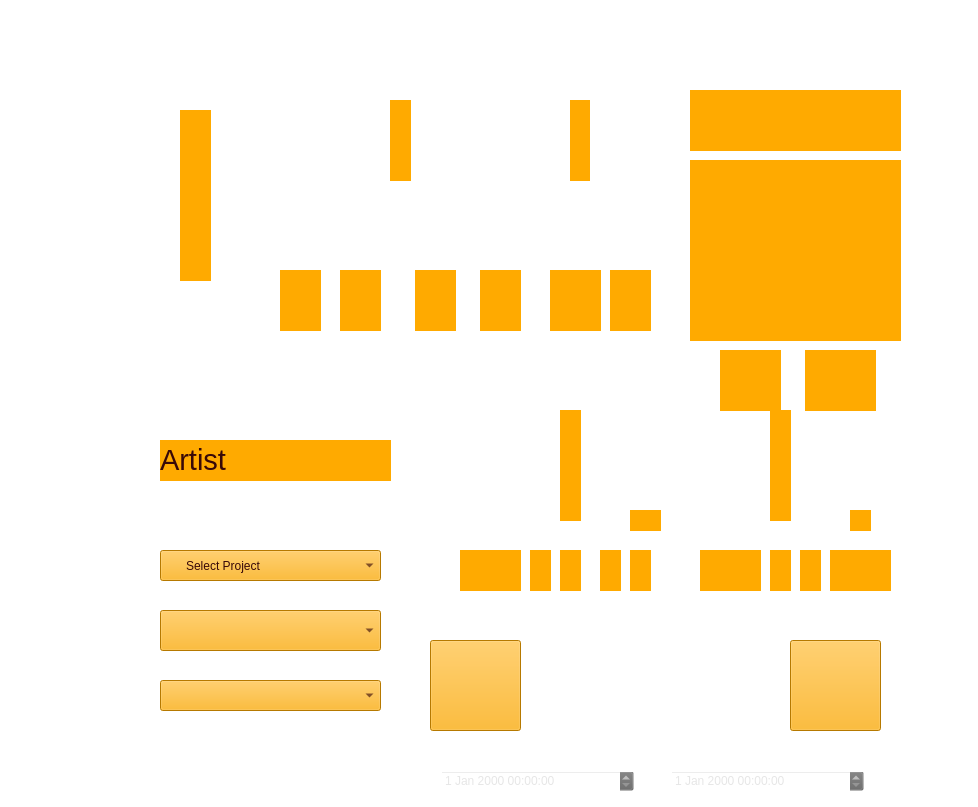
<?xml version="1.0" encoding="UTF-8"?>
<ui version="4.0">
 <class>TimeLord</class>
 <widget class="QMainWindow" name="TimeLord">
  <property name="geometry">
   <rect>
    <x>0</x>
    <y>0</y>
    <width>978</width>
    <height>807</height>
   </rect>
  </property>
  <property name="minimumSize">
   <size>
    <width>978</width>
    <height>807</height>
   </size>
  </property>
  <property name="maximumSize">
   <size>
    <width>978</width>
    <height>807</height>
   </size>
  </property>
  <property name="windowTitle">
   <string>Time Lord</string>
  </property>
  <property name="styleSheet">
   <string notr="true">QWidget{
background-repeat: none;
background-color: rgba(100, 100, 100, 0);
selection-color: rgb(115, 115, 115);
selection-background-color: rgb(100, 100, 100);
color: rgb(230, 230, 230);
}

QMenuBar {
  background-color: rgb(90, 90, 90);
  padding: 2px;
  border: 1px solid #19232D;
  color: #F0F0F0;
}

QMenuBar:focus {
  border: 1px solid #148CD2;
}

QMenuBar::item {
  background: transparent;
  padding: 4px;
}

QMenuBar::item:selected {
  padding: 4px;
  background: transparent;
  border: 0px solid #32414B;
}

QMenuBar::item:pressed {
  padding: 4px;
  border: 0px solid #32414B;
  background-color: #148CD2;
  color: #F0F0F0;
  margin-bottom: 0px;
  padding-bottom: 0px;
}




</string>
  </property>
  <widget class="QWidget" name="centralwidget">
   <widget class="QComboBox" name="project_dropdown">
    <property name="geometry">
     <rect>
      <x>160</x>
      <y>550</y>
      <width>221</width>
      <height>31</height>
     </rect>
    </property>
    <property name="styleSheet">
     <string notr="true">background-image: url(:/backgrounds/project_bar.png);
image: url(:/backgrounds/project_bar.png);
padding-left: 25px;
subcontrol-origin: padding;
subcontrol-position: top right;
font: 16pt &quot;Calisto MT&quot;;
color: rgb(56, 9, 8);
background-color: rgba(255, 170, 0, 255);</string>
    </property>
    <item>
     <property name="text">
      <string>Select Project</string>
     </property>
    </item>
   </widget>
   <widget class="QComboBox" name="asset_shot_progress">
    <property name="geometry">
     <rect>
      <x>160</x>
      <y>610</y>
      <width>221</width>
      <height>41</height>
     </rect>
    </property>
    <property name="styleSheet">
     <string notr="true">background-image: url(:/backgrounds/AssetShot_bar.png);
background-repeat: none;
background-color: rgba(0, 0, 0, 0);
padding-left: 25px;
subcontrol-origin: padding;
subcontrol-position: top right;
font: 16pt &quot;Calisto MT&quot;;
color: rgb(56, 9, 8);
background-color: rgba(255, 170, 0, 255);</string>
    </property>
   </widget>
   <widget class="QComboBox" name="task_progress">
    <property name="geometry">
     <rect>
      <x>160</x>
      <y>680</y>
      <width>221</width>
      <height>31</height>
     </rect>
    </property>
    <property name="styleSheet">
     <string notr="true">background-image: url(:/backgrounds/task_bar.png);
background-repeat: none;
background-color: rgba(0, 0, 1, 0);
padding-left: 25px;
subcontrol-origin: padding;
subcontrol-position: top right;
font: 16pt &quot;Calisto MT&quot;;
color: rgb(56, 9, 8);
background-color: rgba(255, 170, 0, 255);</string>
    </property>
   </widget>
   <widget class="QDateTimeEdit" name="start_time">
    <property name="geometry">
     <rect>
      <x>440</x>
      <y>770</y>
      <width>194</width>
      <height>22</height>
     </rect>
    </property>
   </widget>
   <widget class="QDateTimeEdit" name="end_time">
    <property name="geometry">
     <rect>
      <x>670</x>
      <y>770</y>
      <width>194</width>
      <height>22</height>
     </rect>
    </property>
   </widget>
   <widget class="QPushButton" name="clock_button">
    <property name="geometry">
     <rect>
      <x>790</x>
      <y>640</y>
      <width>91</width>
      <height>91</height>
     </rect>
    </property>
    <property name="styleSheet">
     <string notr="true">background-image: url(:/backgrounds/red_InOut_button.png);
background-repeat: none;
background-color: rgba(255, 170, 0, 255);</string>
    </property>
    <property name="text">
     <string/>
    </property>
   </widget>
   <widget class="QPushButton" name="switch_button">
    <property name="geometry">
     <rect>
      <x>430</x>
      <y>640</y>
      <width>91</width>
      <height>91</height>
     </rect>
    </property>
    <property name="styleSheet">
     <string notr="true">background-image: url(:/backgrounds/red_InOut_button.png);
background-repeat: none;
background-color: rgba(255, 170, 0, 255);</string>
    </property>
    <property name="text">
     <string/>
    </property>
   </widget>
   <widget class="QLabel" name="artist_label">
    <property name="geometry">
     <rect>
      <x>160</x>
      <y>440</y>
      <width>231</width>
      <height>41</height>
     </rect>
    </property>
    <property name="styleSheet">
     <string notr="true">background-image: url(:/backgrounds/artist_background.png);
font: 22pt &quot;Calisto MT&quot;;
color: rgb(56, 9, 8);
background-color: rgba(255, 170, 0, 255);</string>
    </property>
    <property name="text">
     <string>&lt;html&gt;&lt;head/&gt;&lt;body&gt;&lt;p&gt;&lt;span style=&quot; font-size:22pt;&quot;&gt;Artist&lt;/span&gt;&lt;/p&gt;&lt;/body&gt;&lt;/html&gt;</string>
    </property>
    <property name="margin">
     <number>25</number>
    </property>
   </widget>
   <widget class="QPlainTextEdit" name="output_window">
    <property name="geometry">
     <rect>
      <x>690</x>
      <y>90</y>
      <width>211</width>
      <height>61</height>
     </rect>
    </property>
    <property name="styleSheet">
     <string notr="true">background-image: url(:/backgrounds/screen_bg.png);
border-color: rgba(255, 255, 255, 0);
background-repeat: none;
background-color: rgba(255, 170, 0, 255);</string>
    </property>
    <property name="frameShape">
     <enum>QFrame::NoFrame</enum>
    </property>
    <property name="frameShadow">
     <enum>QFrame::Plain</enum>
    </property>
   </widget>
   <widget class="QGraphicsView" name="run_hour_ten">
    <property name="geometry">
     <rect>
      <x>280</x>
      <y>270</y>
      <width>41</width>
      <height>61</height>
     </rect>
    </property>
    <property name="styleSheet">
     <string notr="true">
background-color: rgba(255, 170, 0, 255);</string>
    </property>
    <property name="frameShape">
     <enum>QFrame::NoFrame</enum>
    </property>
    <property name="frameShadow">
     <enum>QFrame::Plain</enum>
    </property>
   </widget>
   <widget class="QGraphicsView" name="run_hour_one">
    <property name="geometry">
     <rect>
      <x>340</x>
      <y>270</y>
      <width>41</width>
      <height>61</height>
     </rect>
    </property>
    <property name="styleSheet">
     <string notr="true">
background-color: rgba(255, 170, 0, 255);</string>
    </property>
    <property name="frameShape">
     <enum>QFrame::NoFrame</enum>
    </property>
    <property name="frameShadow">
     <enum>QFrame::Plain</enum>
    </property>
   </widget>
   <widget class="QGraphicsView" name="run_minute_ten">
    <property name="geometry">
     <rect>
      <x>415</x>
      <y>270</y>
      <width>41</width>
      <height>61</height>
     </rect>
    </property>
    <property name="styleSheet">
     <string notr="true">
background-color: rgba(255, 170, 0, 255);</string>
    </property>
    <property name="frameShape">
     <enum>QFrame::NoFrame</enum>
    </property>
    <property name="frameShadow">
     <enum>QFrame::Plain</enum>
    </property>
   </widget>
   <widget class="QGraphicsView" name="run_minute_one">
    <property name="geometry">
     <rect>
      <x>480</x>
      <y>270</y>
      <width>41</width>
      <height>61</height>
     </rect>
    </property>
    <property name="styleSheet">
     <string notr="true">
background-color: rgba(255, 170, 0, 255);</string>
    </property>
    <property name="frameShape">
     <enum>QFrame::NoFrame</enum>
    </property>
    <property name="frameShadow">
     <enum>QFrame::Plain</enum>
    </property>
   </widget>
   <widget class="QGraphicsView" name="run_second_ten">
    <property name="geometry">
     <rect>
      <x>550</x>
      <y>270</y>
      <width>51</width>
      <height>61</height>
     </rect>
    </property>
    <property name="styleSheet">
     <string notr="true">
background-color: rgba(255, 170, 0, 255);</string>
    </property>
    <property name="frameShape">
     <enum>QFrame::NoFrame</enum>
    </property>
    <property name="frameShadow">
     <enum>QFrame::Plain</enum>
    </property>
   </widget>
   <widget class="QGraphicsView" name="run_second_one">
    <property name="geometry">
     <rect>
      <x>610</x>
      <y>270</y>
      <width>41</width>
      <height>61</height>
     </rect>
    </property>
    <property name="styleSheet">
     <string notr="true">
background-color: rgba(255, 170, 0, 255);</string>
    </property>
    <property name="frameShape">
     <enum>QFrame::NoFrame</enum>
    </property>
    <property name="frameShadow">
     <enum>QFrame::Plain</enum>
    </property>
   </widget>
   <widget class="QGraphicsView" name="week_meter">
    <property name="geometry">
     <rect>
      <x>570</x>
      <y>100</y>
      <width>20</width>
      <height>81</height>
     </rect>
    </property>
    <property name="styleSheet">
     <string notr="true">
background-color: rgba(255, 170, 0, 255);</string>
    </property>
    <property name="frameShape">
     <enum>QFrame::NoFrame</enum>
    </property>
    <property name="frameShadow">
     <enum>QFrame::Plain</enum>
    </property>
   </widget>
   <widget class="QGraphicsView" name="day_meter">
    <property name="geometry">
     <rect>
      <x>390</x>
      <y>100</y>
      <width>21</width>
      <height>81</height>
     </rect>
    </property>
    <property name="styleSheet">
     <string notr="true">
background-color: rgba(255, 170, 0, 255);</string>
    </property>
    <property name="frameShape">
     <enum>QFrame::NoFrame</enum>
    </property>
    <property name="frameShadow">
     <enum>QFrame::Plain</enum>
    </property>
   </widget>
   <widget class="QGraphicsView" name="time_minute">
    <property name="geometry">
     <rect>
      <x>180</x>
      <y>110</y>
      <width>31</width>
      <height>171</height>
     </rect>
    </property>
    <property name="styleSheet">
     <string notr="true">
background-color: rgba(255, 170, 0, 255);</string>
    </property>
    <property name="frameShape">
     <enum>QFrame::NoFrame</enum>
    </property>
    <property name="frameShadow">
     <enum>QFrame::Plain</enum>
    </property>
   </widget>
   <widget class="QGraphicsView" name="time_hour">
    <property name="geometry">
     <rect>
      <x>180</x>
      <y>110</y>
      <width>31</width>
      <height>171</height>
     </rect>
    </property>
    <property name="styleSheet">
     <string notr="true">
background-color: rgba(255, 170, 0, 255);</string>
    </property>
    <property name="frameShape">
     <enum>QFrame::NoFrame</enum>
    </property>
    <property name="frameShadow">
     <enum>QFrame::Plain</enum>
    </property>
   </widget>
   <widget class="QGraphicsView" name="graphicsView">
    <property name="geometry">
     <rect>
      <x>460</x>
      <y>550</y>
      <width>31</width>
      <height>41</height>
     </rect>
    </property>
    <property name="styleSheet">
     <string notr="true">
background-color: rgba(255, 170, 0, 255);</string>
    </property>
    <property name="frameShape">
     <enum>QFrame::NoFrame</enum>
    </property>
    <property name="frameShadow">
     <enum>QFrame::Plain</enum>
    </property>
   </widget>
   <widget class="QGraphicsView" name="graphicsView_2">
    <property name="geometry">
     <rect>
      <x>490</x>
      <y>550</y>
      <width>31</width>
      <height>41</height>
     </rect>
    </property>
    <property name="styleSheet">
     <string notr="true">
background-color: rgba(255, 170, 0, 255);</string>
    </property>
    <property name="frameShape">
     <enum>QFrame::NoFrame</enum>
    </property>
    <property name="frameShadow">
     <enum>QFrame::Plain</enum>
    </property>
   </widget>
   <widget class="QGraphicsView" name="graphicsView_3">
    <property name="geometry">
     <rect>
      <x>530</x>
      <y>550</y>
      <width>21</width>
      <height>41</height>
     </rect>
    </property>
    <property name="styleSheet">
     <string notr="true">
background-color: rgba(255, 170, 0, 255);</string>
    </property>
    <property name="frameShape">
     <enum>QFrame::NoFrame</enum>
    </property>
    <property name="frameShadow">
     <enum>QFrame::Plain</enum>
    </property>
   </widget>
   <widget class="QGraphicsView" name="graphicsView_4">
    <property name="geometry">
     <rect>
      <x>560</x>
      <y>550</y>
      <width>21</width>
      <height>41</height>
     </rect>
    </property>
    <property name="styleSheet">
     <string notr="true">
background-color: rgba(255, 170, 0, 255);</string>
    </property>
    <property name="frameShape">
     <enum>QFrame::NoFrame</enum>
    </property>
    <property name="frameShadow">
     <enum>QFrame::Plain</enum>
    </property>
   </widget>
   <widget class="QGraphicsView" name="graphicsView_5">
    <property name="geometry">
     <rect>
      <x>600</x>
      <y>550</y>
      <width>21</width>
      <height>41</height>
     </rect>
    </property>
    <property name="styleSheet">
     <string notr="true">
background-color: rgba(255, 170, 0, 255);</string>
    </property>
    <property name="frameShape">
     <enum>QFrame::NoFrame</enum>
    </property>
    <property name="frameShadow">
     <enum>QFrame::Plain</enum>
    </property>
   </widget>
   <widget class="QGraphicsView" name="graphicsView_6">
    <property name="geometry">
     <rect>
      <x>630</x>
      <y>550</y>
      <width>21</width>
      <height>41</height>
     </rect>
    </property>
    <property name="styleSheet">
     <string notr="true">
background-color: rgba(255, 170, 0, 255);</string>
    </property>
    <property name="frameShape">
     <enum>QFrame::NoFrame</enum>
    </property>
    <property name="frameShadow">
     <enum>QFrame::Plain</enum>
    </property>
   </widget>
   <widget class="QGraphicsView" name="graphicsView_7">
    <property name="geometry">
     <rect>
      <x>700</x>
      <y>550</y>
      <width>31</width>
      <height>41</height>
     </rect>
    </property>
    <property name="styleSheet">
     <string notr="true">
background-color: rgba(255, 170, 0, 255);</string>
    </property>
    <property name="frameShape">
     <enum>QFrame::NoFrame</enum>
    </property>
    <property name="frameShadow">
     <enum>QFrame::Plain</enum>
    </property>
   </widget>
   <widget class="QGraphicsView" name="graphicsView_8">
    <property name="geometry">
     <rect>
      <x>730</x>
      <y>550</y>
      <width>31</width>
      <height>41</height>
     </rect>
    </property>
    <property name="styleSheet">
     <string notr="true">
background-color: rgba(255, 170, 0, 255);</string>
    </property>
    <property name="frameShape">
     <enum>QFrame::NoFrame</enum>
    </property>
    <property name="frameShadow">
     <enum>QFrame::Plain</enum>
    </property>
   </widget>
   <widget class="QGraphicsView" name="graphicsView_9">
    <property name="geometry">
     <rect>
      <x>770</x>
      <y>550</y>
      <width>21</width>
      <height>41</height>
     </rect>
    </property>
    <property name="styleSheet">
     <string notr="true">
background-color: rgba(255, 170, 0, 255);</string>
    </property>
    <property name="frameShape">
     <enum>QFrame::NoFrame</enum>
    </property>
    <property name="frameShadow">
     <enum>QFrame::Plain</enum>
    </property>
   </widget>
   <widget class="QGraphicsView" name="graphicsView_10">
    <property name="geometry">
     <rect>
      <x>800</x>
      <y>550</y>
      <width>21</width>
      <height>41</height>
     </rect>
    </property>
    <property name="styleSheet">
     <string notr="true">
background-color: rgba(255, 170, 0, 255);</string>
    </property>
    <property name="frameShape">
     <enum>QFrame::NoFrame</enum>
    </property>
    <property name="frameShadow">
     <enum>QFrame::Plain</enum>
    </property>
   </widget>
   <widget class="QGraphicsView" name="graphicsView_11">
    <property name="geometry">
     <rect>
      <x>830</x>
      <y>550</y>
      <width>31</width>
      <height>41</height>
     </rect>
    </property>
    <property name="styleSheet">
     <string notr="true">
background-color: rgba(255, 170, 0, 255);</string>
    </property>
    <property name="frameShape">
     <enum>QFrame::NoFrame</enum>
    </property>
    <property name="frameShadow">
     <enum>QFrame::Plain</enum>
    </property>
   </widget>
   <widget class="QGraphicsView" name="graphicsView_12">
    <property name="geometry">
     <rect>
      <x>860</x>
      <y>550</y>
      <width>31</width>
      <height>41</height>
     </rect>
    </property>
    <property name="styleSheet">
     <string notr="true">
background-color: rgba(255, 170, 0, 255);</string>
    </property>
    <property name="frameShape">
     <enum>QFrame::NoFrame</enum>
    </property>
    <property name="frameShadow">
     <enum>QFrame::Plain</enum>
    </property>
   </widget>
   <widget class="QGraphicsView" name="graphicsView_13">
    <property name="geometry">
     <rect>
      <x>560</x>
      <y>410</y>
      <width>21</width>
      <height>111</height>
     </rect>
    </property>
    <property name="styleSheet">
     <string notr="true">
background-color: rgba(255, 170, 0, 255);</string>
    </property>
    <property name="frameShape">
     <enum>QFrame::NoFrame</enum>
    </property>
    <property name="frameShadow">
     <enum>QFrame::Plain</enum>
    </property>
   </widget>
   <widget class="QGraphicsView" name="graphicsView_14">
    <property name="geometry">
     <rect>
      <x>770</x>
      <y>410</y>
      <width>21</width>
      <height>111</height>
     </rect>
    </property>
    <property name="styleSheet">
     <string notr="true">
background-color: rgba(255, 170, 0, 255);</string>
    </property>
    <property name="frameShape">
     <enum>QFrame::NoFrame</enum>
    </property>
    <property name="frameShadow">
     <enum>QFrame::Plain</enum>
    </property>
   </widget>
   <widget class="QGraphicsView" name="graphicsView_15">
    <property name="geometry">
     <rect>
      <x>630</x>
      <y>510</y>
      <width>31</width>
      <height>21</height>
     </rect>
    </property>
    <property name="styleSheet">
     <string notr="true">
background-color: rgba(255, 170, 0, 255);</string>
    </property>
    <property name="frameShape">
     <enum>QFrame::NoFrame</enum>
    </property>
    <property name="frameShadow">
     <enum>QFrame::Plain</enum>
    </property>
   </widget>
   <widget class="QGraphicsView" name="graphicsView_16">
    <property name="geometry">
     <rect>
      <x>850</x>
      <y>510</y>
      <width>21</width>
      <height>21</height>
     </rect>
    </property>
    <property name="styleSheet">
     <string notr="true">
background-color: rgba(255, 170, 0, 255);</string>
    </property>
    <property name="frameShape">
     <enum>QFrame::NoFrame</enum>
    </property>
    <property name="frameShadow">
     <enum>QFrame::Plain</enum>
    </property>
   </widget>
   <widget class="QGraphicsView" name="graphicsView_17">
    <property name="geometry">
     <rect>
      <x>690</x>
      <y>160</y>
      <width>211</width>
      <height>181</height>
     </rect>
    </property>
    <property name="styleSheet">
     <string notr="true">
background-color: rgba(255, 170, 0, 255);</string>
    </property>
    <property name="frameShape">
     <enum>QFrame::NoFrame</enum>
    </property>
    <property name="frameShadow">
     <enum>QFrame::Plain</enum>
    </property>
   </widget>
   <widget class="QGraphicsView" name="graphicsView_18">
    <property name="geometry">
     <rect>
      <x>805</x>
      <y>350</y>
      <width>71</width>
      <height>61</height>
     </rect>
    </property>
    <property name="styleSheet">
     <string notr="true">
background-color: rgba(255, 170, 0, 255);</string>
    </property>
    <property name="frameShape">
     <enum>QFrame::NoFrame</enum>
    </property>
    <property name="frameShadow">
     <enum>QFrame::Plain</enum>
    </property>
   </widget>
   <widget class="QGraphicsView" name="graphicsView_19">
    <property name="geometry">
     <rect>
      <x>720</x>
      <y>350</y>
      <width>61</width>
      <height>61</height>
     </rect>
    </property>
    <property name="styleSheet">
     <string notr="true">
background-color: rgba(255, 170, 0, 255);</string>
    </property>
    <property name="frameShape">
     <enum>QFrame::NoFrame</enum>
    </property>
    <property name="frameShadow">
     <enum>QFrame::Plain</enum>
    </property>
   </widget>
   <zorder>artist_label</zorder>
   <zorder>project_dropdown</zorder>
   <zorder>asset_shot_progress</zorder>
   <zorder>task_progress</zorder>
   <zorder>start_time</zorder>
   <zorder>end_time</zorder>
   <zorder>clock_button</zorder>
   <zorder>switch_button</zorder>
   <zorder>output_window</zorder>
   <zorder>run_hour_ten</zorder>
   <zorder>run_hour_one</zorder>
   <zorder>run_minute_ten</zorder>
   <zorder>run_minute_one</zorder>
   <zorder>run_second_ten</zorder>
   <zorder>run_second_one</zorder>
   <zorder>week_meter</zorder>
   <zorder>day_meter</zorder>
   <zorder>time_minute</zorder>
   <zorder>time_hour</zorder>
   <zorder>graphicsView</zorder>
   <zorder>graphicsView_2</zorder>
   <zorder>graphicsView_3</zorder>
   <zorder>graphicsView_4</zorder>
   <zorder>graphicsView_5</zorder>
   <zorder>graphicsView_6</zorder>
   <zorder>graphicsView_7</zorder>
   <zorder>graphicsView_8</zorder>
   <zorder>graphicsView_9</zorder>
   <zorder>graphicsView_10</zorder>
   <zorder>graphicsView_11</zorder>
   <zorder>graphicsView_12</zorder>
   <zorder>graphicsView_13</zorder>
   <zorder>graphicsView_14</zorder>
   <zorder>graphicsView_15</zorder>
   <zorder>graphicsView_16</zorder>
   <zorder>graphicsView_17</zorder>
   <zorder>graphicsView_18</zorder>
   <zorder>graphicsView_19</zorder>
  </widget>
  <action name="actionCrash_Computer">
   <property name="text">
    <string>Crash Computer</string>
   </property>
  </action>
 </widget>
 <resources>
  <include location="resources/time_lord_resources.qrc"/>
 </resources>
 <connections/>
</ui>
